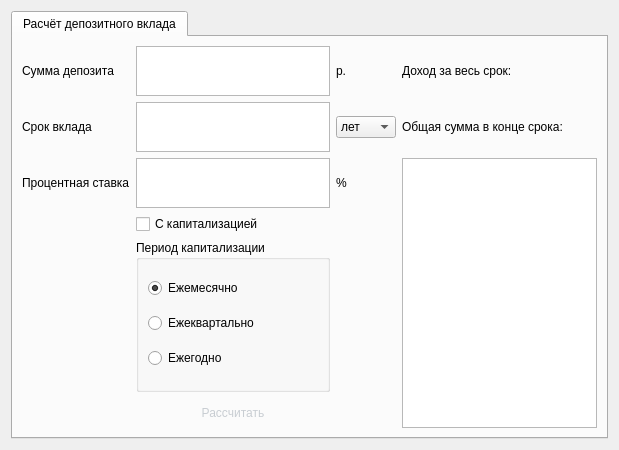
<?xml version="1.0" encoding="UTF-8"?>
<ui version="4.0">
 <class>Deposit</class>
 <widget class="QWidget" name="Deposit">
  <property name="enabled">
   <bool>true</bool>
  </property>
  <property name="geometry">
   <rect>
    <x>0</x>
    <y>0</y>
    <width>619</width>
    <height>450</height>
   </rect>
  </property>
  <property name="minimumSize">
   <size>
    <width>0</width>
    <height>450</height>
   </size>
  </property>
  <property name="maximumSize">
   <size>
    <width>16777215</width>
    <height>1000</height>
   </size>
  </property>
  <property name="windowTitle">
   <string>Form</string>
  </property>
  <layout class="QGridLayout" name="gridLayout">
   <item row="0" column="0">
    <widget class="QTabWidget" name="tabWidget">
     <property name="sizePolicy">
      <sizepolicy hsizetype="Expanding" vsizetype="Preferred">
       <horstretch>0</horstretch>
       <verstretch>0</verstretch>
      </sizepolicy>
     </property>
     <property name="maximumSize">
      <size>
       <width>16777215</width>
       <height>10000</height>
      </size>
     </property>
     <property name="currentIndex">
      <number>0</number>
     </property>
     <widget class="QWidget" name="tab">
      <attribute name="title">
       <string>Расчёт депозитного вклада</string>
      </attribute>
      <layout class="QGridLayout" name="gridLayout_2">
       <item row="0" column="2">
        <widget class="QLabel" name="label_5">
         <property name="text">
          <string>р.</string>
         </property>
        </widget>
       </item>
       <item row="2" column="2">
        <widget class="QComboBox" name="cBtime_type">
         <property name="minimumSize">
          <size>
           <width>60</width>
           <height>20</height>
          </size>
         </property>
         <item>
          <property name="text">
           <string>лет</string>
          </property>
         </item>
         <item>
          <property name="text">
           <string>месяцев</string>
          </property>
         </item>
        </widget>
       </item>
       <item row="2" column="0">
        <widget class="QLabel" name="label_3">
         <property name="text">
          <string>Срок вклада</string>
         </property>
        </widget>
       </item>
       <item row="0" column="0">
        <widget class="QLabel" name="label_2">
         <property name="text">
          <string>Сумма депозита</string>
         </property>
        </widget>
       </item>
       <item row="4" column="2">
        <widget class="QLabel" name="label_6">
         <property name="text">
          <string>%</string>
         </property>
        </widget>
       </item>
       <item row="7" column="1">
        <widget class="QPushButton" name="pBdepositCalculate">
         <property name="minimumSize">
          <size>
           <width>0</width>
           <height>30</height>
          </size>
         </property>
         <property name="styleSheet">
          <string notr="true">QPushButton {
 background-color: qlineargradient(
      x1:0, y1:0, x2:1, y2:1, 
  stop:0 rgba(42, 48, 62, 255),
      stop:1 rgba(57, 62, 81, 255)
 );
 border-radius: 3px;
 color: rgba(200, 205, 210, 255);
 border:1px solid rgba(49, 57, 73, 255 * 0.5);
}
QPushButton:pressed {
  background-color: rgba(42, 48, 62, 255);
 border:1px solid rgba(42, 48, 62, 255);
 color: rgba(200, 200, 200, 255 * 0.1);
}
</string>
         </property>
         <property name="text">
          <string>Рассчитать</string>
         </property>
        </widget>
       </item>
       <item row="6" column="1">
        <widget class="QGroupBox" name="groupBox">
         <property name="minimumSize">
          <size>
           <width>0</width>
           <height>100</height>
          </size>
         </property>
         <property name="title">
          <string>Период капитализации</string>
         </property>
         <layout class="QVBoxLayout" name="verticalLayout">
          <item>
           <widget class="QRadioButton" name="rBmonth">
            <property name="text">
             <string>Ежемесячно</string>
            </property>
            <property name="checked">
             <bool>true</bool>
            </property>
           </widget>
          </item>
          <item>
           <widget class="QRadioButton" name="rBquartal">
            <property name="text">
             <string>Ежеквартально</string>
            </property>
           </widget>
          </item>
          <item>
           <widget class="QRadioButton" name="rByear">
            <property name="text">
             <string>Ежегодно</string>
            </property>
           </widget>
          </item>
         </layout>
        </widget>
       </item>
       <item row="4" column="3" rowspan="4">
        <widget class="QTextEdit" name="tEmonth">
         <property name="sizePolicy">
          <sizepolicy hsizetype="Expanding" vsizetype="Preferred">
           <horstretch>0</horstretch>
           <verstretch>0</verstretch>
          </sizepolicy>
         </property>
        </widget>
       </item>
       <item row="4" column="1">
        <widget class="QTextEdit" name="tEpercent">
         <property name="sizePolicy">
          <sizepolicy hsizetype="Expanding" vsizetype="Fixed">
           <horstretch>0</horstretch>
           <verstretch>0</verstretch>
          </sizepolicy>
         </property>
         <property name="maximumSize">
          <size>
           <width>16777215</width>
           <height>50</height>
          </size>
         </property>
        </widget>
       </item>
       <item row="4" column="0">
        <widget class="QLabel" name="label_4">
         <property name="text">
          <string>Процентная ставка</string>
         </property>
        </widget>
       </item>
       <item row="5" column="1">
        <widget class="QCheckBox" name="cBkap">
         <property name="text">
          <string>С капитализацией</string>
         </property>
        </widget>
       </item>
       <item row="2" column="1">
        <widget class="QTextEdit" name="tEtime">
         <property name="sizePolicy">
          <sizepolicy hsizetype="Expanding" vsizetype="Fixed">
           <horstretch>0</horstretch>
           <verstretch>0</verstretch>
          </sizepolicy>
         </property>
         <property name="maximumSize">
          <size>
           <width>16777215</width>
           <height>50</height>
          </size>
         </property>
        </widget>
       </item>
       <item row="0" column="3">
        <widget class="QLabel" name="lprofit">
         <property name="text">
          <string>Доход за весь срок:</string>
         </property>
        </widget>
       </item>
       <item row="0" column="1">
        <widget class="QTextEdit" name="tEsum">
         <property name="sizePolicy">
          <sizepolicy hsizetype="Expanding" vsizetype="Fixed">
           <horstretch>0</horstretch>
           <verstretch>0</verstretch>
          </sizepolicy>
         </property>
         <property name="maximumSize">
          <size>
           <width>16777215</width>
           <height>50</height>
          </size>
         </property>
        </widget>
       </item>
       <item row="2" column="3">
        <widget class="QLabel" name="ltotalsum">
         <property name="text">
          <string>Общая сумма в конце срока:</string>
         </property>
        </widget>
       </item>
      </layout>
     </widget>
    </widget>
   </item>
  </layout>
 </widget>
 <resources/>
 <connections/>
</ui>
